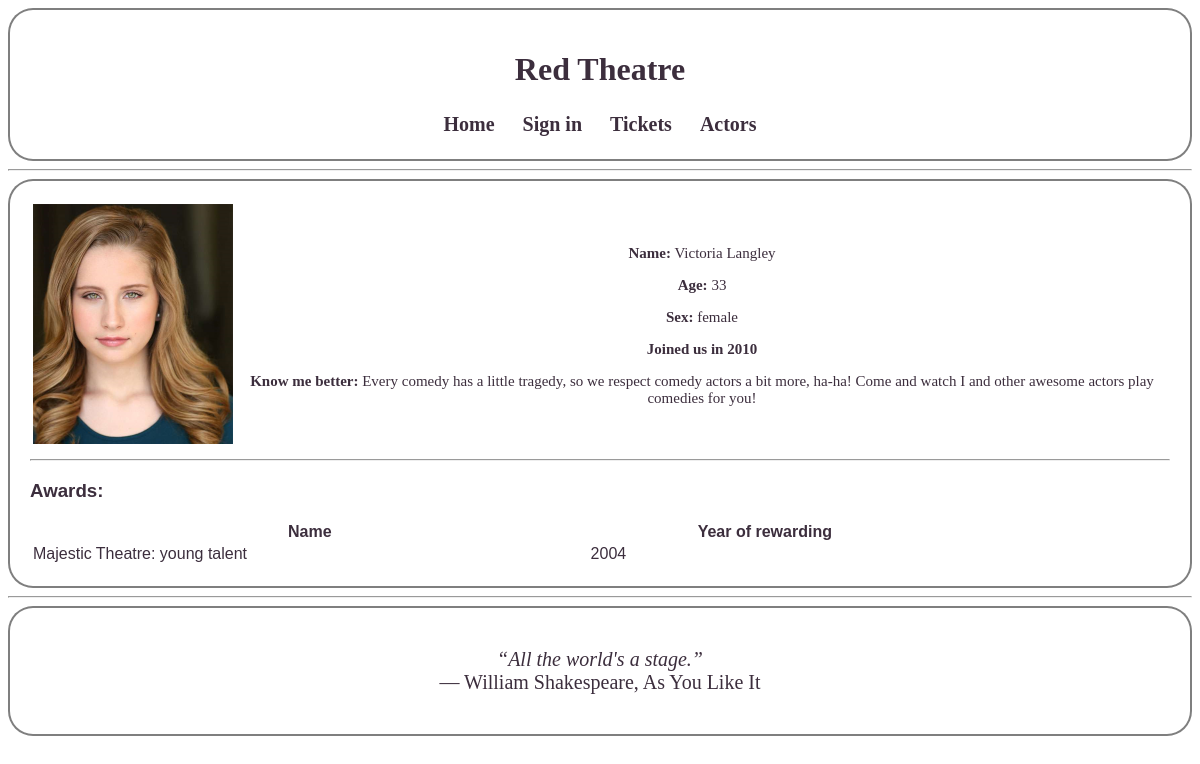
/act/3, run on an earlier commit of the app's database.
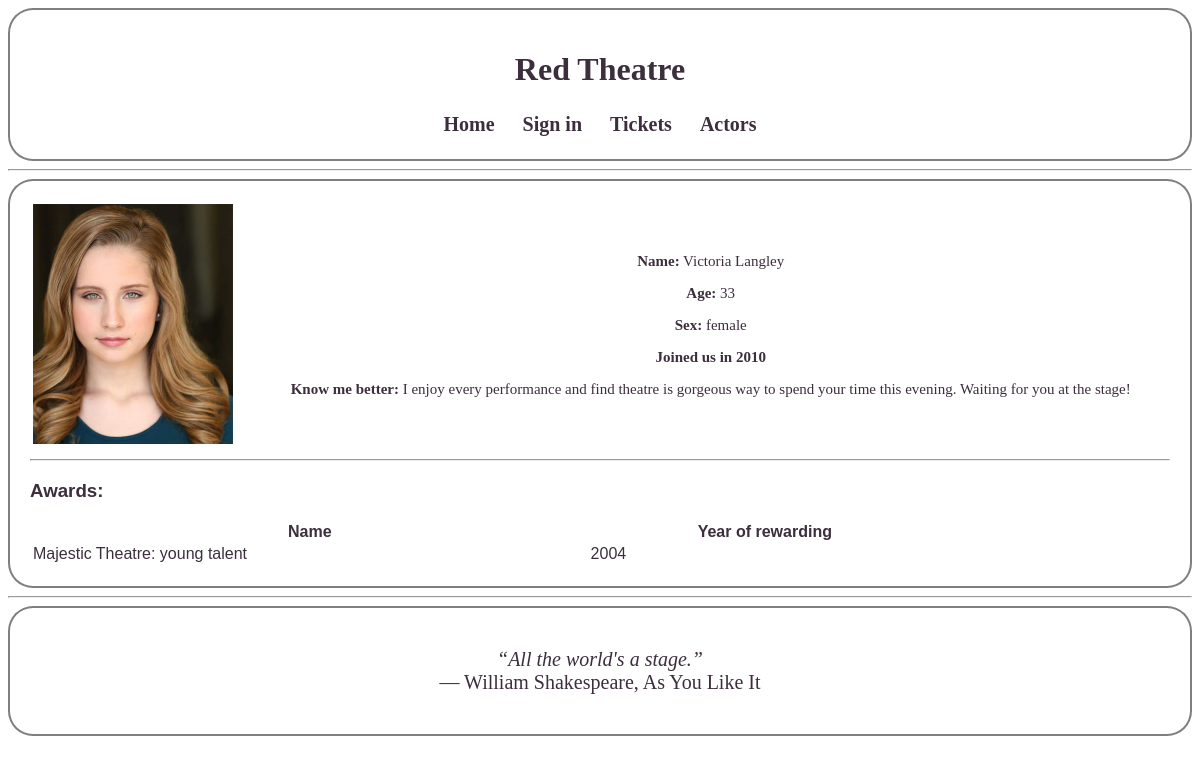
And on a later commit of the database.
### models.py (models this page shows, shortened)
class Employee(db.Model):
    id = db.Column(db.Integer, primary_key=True, autoincrement=True)
    name = db.Column(db.String(64))
    birth = db.Column(db.DateTime)
    hire_date = db.Column(db.DateTime)
    sex = db.Column(db.String(1))
    payment = db.Column(db.Integer)
    children = db.Column(db.Integer)

class Actor(db.Model):
    employee_id = db.Column(db.Integer, db.ForeignKey('employee.id'), primary_key=True)
    employee = db.relationship("Employee", backref=db.backref('actors', lazy=True))
    height = db.Column(db.Integer)
    weight = db.Column(db.Integer)
    voice_range = db.Column(db.Integer, db.ForeignKey('voice.id'))
    best_genre = db.Column(db.Integer, db.ForeignKey('genre.id'))
    about = db.Column(db.String(1000))

class Award(db.Model):
    id = db.Column(db.Integer, primary_key=True, autoincrement=True)
    actor_id = db.Column(db.Integer, db.ForeignKey('actor.employee_id'))
    award = db.Column(db.String(500))
    date = db.Column(db.DateTime)

### app.py (the view)
@app.route('/act/<actor_id>')
def actor_page(actor_id):
    actor = models.Actor.query.filter_by(employee_id=actor_id).first()
    actor_awards = models.Award.query.filter_by(actor_id=actor_id).order_by(models.Award.date).all()
    actor_info = dict()
    name = str(models.Employee.query.get(actor.employee_id).name)
    age = datetime.date.today().year - models.Employee.query.get(actor.employee_id).birth.year
    sex = str(models.Employee.query.get(actor.employee_id).sex)
    sex = 'female' if sex == 'f' else 'male'
    actor_info['name'] = name
    actor_info['age'] = age
    actor_info['sex'] = sex
    actor_info['about'] = str(actor.about)
    actor_info['hire'] = models.Employee.query.get(actor.employee_id).hire_date.year
    actor_info['genre'] = str(models.Genre.query.get(actor.best_genre))
    actor_info['voice'] = str(models.Voice.query.get(actor.voice_range))
    actor_info['photo_id'] = actors_photos_dir + str(actor.employee_id) + ".png"
    actor_awards = actor_awards if len(actor_awards) > 0 else None
    return render_template('act/actor_page.html', title=name, actor=actor_info, awards=actor_awards)

### models.py (called while the page is built)
    def __repr__(self):
        return self.name

    def __repr__(self):
        return self.name

### templates/act/actor_page.html
{% extends "base.html" %}
{% block content %}
<div id="actor_page">
    <table style="width:100%">
            <tr>
                <td><img src={{ actor.photo_id }} width=200></td>
                <td><div id="info">
                    <p><b>Name:</b> {{ actor.name }}</p>
                    <p><b>Age:</b> {{ actor.age }}</p>
                    <p><b>Sex:</b> {{ actor.sex }}</p>
                    <p><b>Joined us in {{ actor.hire }}</b></p>
                    <p><b>Know me better:</b> {{ actor.about }}</p>
                </div></td>
            </tr>
    </table>
    {% if awards %}
    <hr>
    <h3>Awards:</h3>
    <table style="width:80%">
            <div id="awards">
            <tr>
                <th>Name</th>
                <th>Year of rewarding</th>
            </tr>
        {% for award in awards %}
            <tr>
                <td>{{ award.award }}</td>
                <td>{{ award.date.year }}</td>
            </tr>
        {% endfor %}
            </div>
    </table>
    {% endif %}
    </div>
{% endblock %}

### templates/base.html (shortened to what this page needs)
<!DOCTYPE html>
<html lang="en">
    <head>
    <link rel="stylesheet" href="/static/style.css">
    </head>
    <body>
        <div id="hat">
                <h1>Red Theatre</h1>
                <button><a href="/index">Home</a></button>
                <button><a href="/login">Sign in</a></button>
                <button><a href="/tickets">Tickets</a></button>
                <button><a href="/actors">Actors</a></button>
        </div>
        <hr>
        <div id ="content">
        {% block content %}{% endblock %}
        </div>
        <hr>
        <div id="footer">
            <p><q>All the world's a stage.</q> <br>
            ― William Shakespeare, As You Like It</p>
        </div>
    </body>
</html>

### static/style.css (style rules this page uses)
body { color: #3C2E3D; background-image: url("/static/images/body.png"); background-repeat: no-repeat; background-size: cover; }
#hat { border-radius: 25px; border: 2px solid rgba(0, 0, 0, 0.5); padding: 20px; font-family: Georgia; background-color: rgba(255, 255, 255, 0.8); text-align: center; }
#content { border-radius: 25px; border: 2px solid rgba(0, 0, 0, 0.5); padding: 20px; font-family: Helvetica; background-color: rgba(255, 255, 255, 0.8); text-align: start; }
#footer { border-radius: 25px; border: 2px solid rgba(0, 0, 0, 0.5); padding: 20px; font-family: Georgia; background-color: rgba(255, 255, 255, 0.8); text-align: center; font-size: 20px; }
#info { font-family: Georgia; font-size: 15px; text-align: center; }
#awards { font-family: Georgia; font-size: 15px; text-align: center; }
q { font-style: italic; }
a { display: inline-block; transition: .3s; font-weight:bold; text-decoration:none; color: #3C2E3D; }
button { font-family: Georgia; border: 2px solid rgba(255,255,255,0); background-color: rgba(255,255,255,0); font-size: 20px; padding-left: 10px; padding-right: 10px; }

What changed in the data, as far as the page shows it:
changed Actor: about "Every comedy has a little tragedy, so we respect comedy actors a bit more, ha-ha! Come and watch I and other awesome actors play comedies for you!" → "I enjoy every performance and find theatre is gorgeous way to spend your time this evening. Waiting for you at the stage!"
